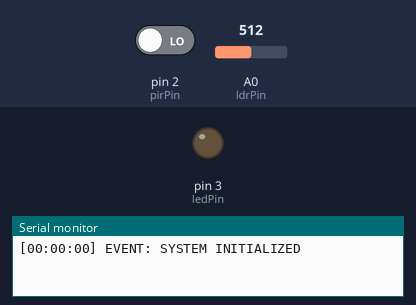
Bench run of a sketch on a simulated Arduino Uno, built with avr-gcc and run on an emulated ATmega328P. On the bench: output pins drawn as LEDs (lit = HIGH), the last lines printed to the serial monitor. The inputs (shaded band) are chosen by the test bench; at power-on: A0 (ldrPin) = 512, pin 2 (pirPin) LOW.

Above: at 1.2 s.
1.3 s: A0 (ldrPin) set to 488
At 2.3 s:
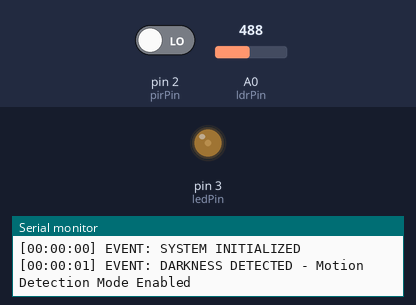
2.8 s: pin 2 (pirPin) driven HIGH
At 3.6 s:
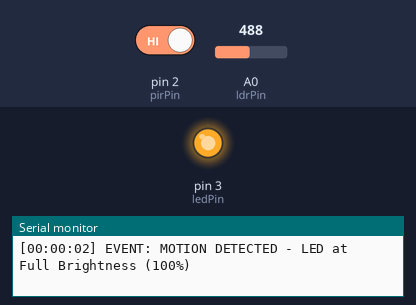
4.3 s: A0 (ldrPin) set to 510
At 4.8 s:
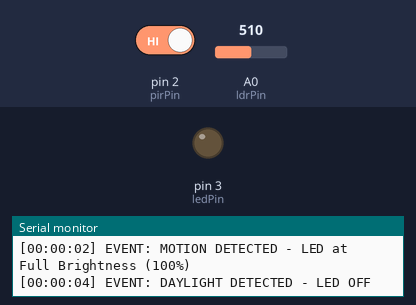
5.8 s: A0 (ldrPin) set to 490
At 7.0 s:
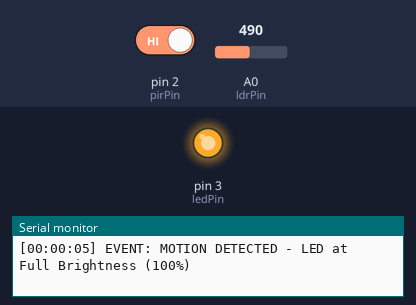
7.3 s: A0 (ldrPin) set to 511
At 8.3 s:
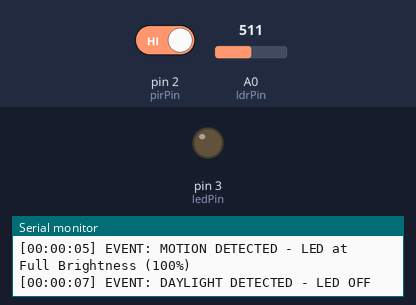
Timing chart, 0 to 9.8 s (numbered marks = the images above; inputs shaded):
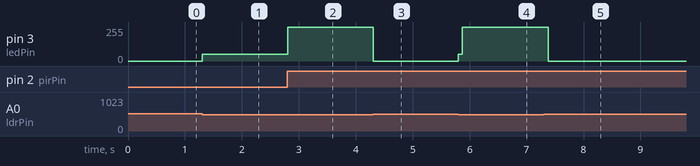

Measured:
- the behaviour switches between 501 and 500 on A0 (ldrPin) (found by bisection; images 0 and 1)
- after the input at 1.3 s, pin 3 (ledPin): 0/255 → 51/255 at once
- after the input at 2.8 s, pin 3 (ledPin): 51/255 → 255/255 at once
- after the input at 4.3 s, pin 3 (ledPin): 255/255 → 0/255 at once
- after the input at 5.8 s, pin 3 (ledPin): 0/255 → 51/255 at once, → 255/255 0.07 s later
- after the input at 7.3 s, pin 3 (ledPin): 255/255 → 0/255 after 0.08 s

The sketch:

smart_street_light.ino
```cpp
int ldrPin = A0;
int pirPin = 2;
int ledPin = 3;

int ldrThreshold = 500;
unsigned long delayTime = 3000;

int fullBright = 255;
int dimBright = 51;
int offBright = 0;

unsigned long lastMotionTime = 0;

bool motionActive = false;
bool isNight = false;

void setup() {
  Serial.begin(9600);

  pinMode(ldrPin, INPUT);
  pinMode(pirPin, INPUT);
  pinMode(ledPin, OUTPUT);

  analogWrite(ledPin, offBright);

  logMessage("SYSTEM INITIALIZED");
}

void loop() {

  int ldrReading = analogRead(ldrPin);
  int pirReading = digitalRead(pirPin);

  if (ldrReading > ldrThreshold) {

    if (isNight) {
      isNight = false;
      motionActive = false;

      analogWrite(ledPin, offBright);

      logMessage("DAYLIGHT DETECTED - LED OFF");
    }

    return;
  }

  if (!isNight) {
    isNight = true;

    analogWrite(ledPin, dimBright);

    logMessage("DARKNESS DETECTED - Motion Detection Mode Enabled");
  }

  if (pirReading == HIGH) {

    if (!motionActive) {
      logMessage("MOTION DETECTED - LED at Full Brightness (100%)");
    }

    motionActive = true;
    lastMotionTime = millis();

    analogWrite(ledPin, fullBright);
  }


  if (motionActive && (millis() - lastMotionTime >= delayTime)) {

    analogWrite(ledPin, dimBright);

    motionActive = false;

    logMessage("TIMEOUT - No Motion for 30 Seconds. LED Dimmed to 20%");
  }

  delay(100);
}

void logMessage(String text) {

  unsigned long totalSecs = millis() / 1000;

  int s = totalSecs % 60;
  int m = (totalSecs / 60) % 60;
  int h = (totalSecs / 3600) % 24;

  char timeStamp[12];
  sprintf(timeStamp, "[%02d:%02d:%02d]", h, m, s);

  Serial.print(timeStamp);
  Serial.print(" EVENT: ");
  Serial.println(text);
}
```
